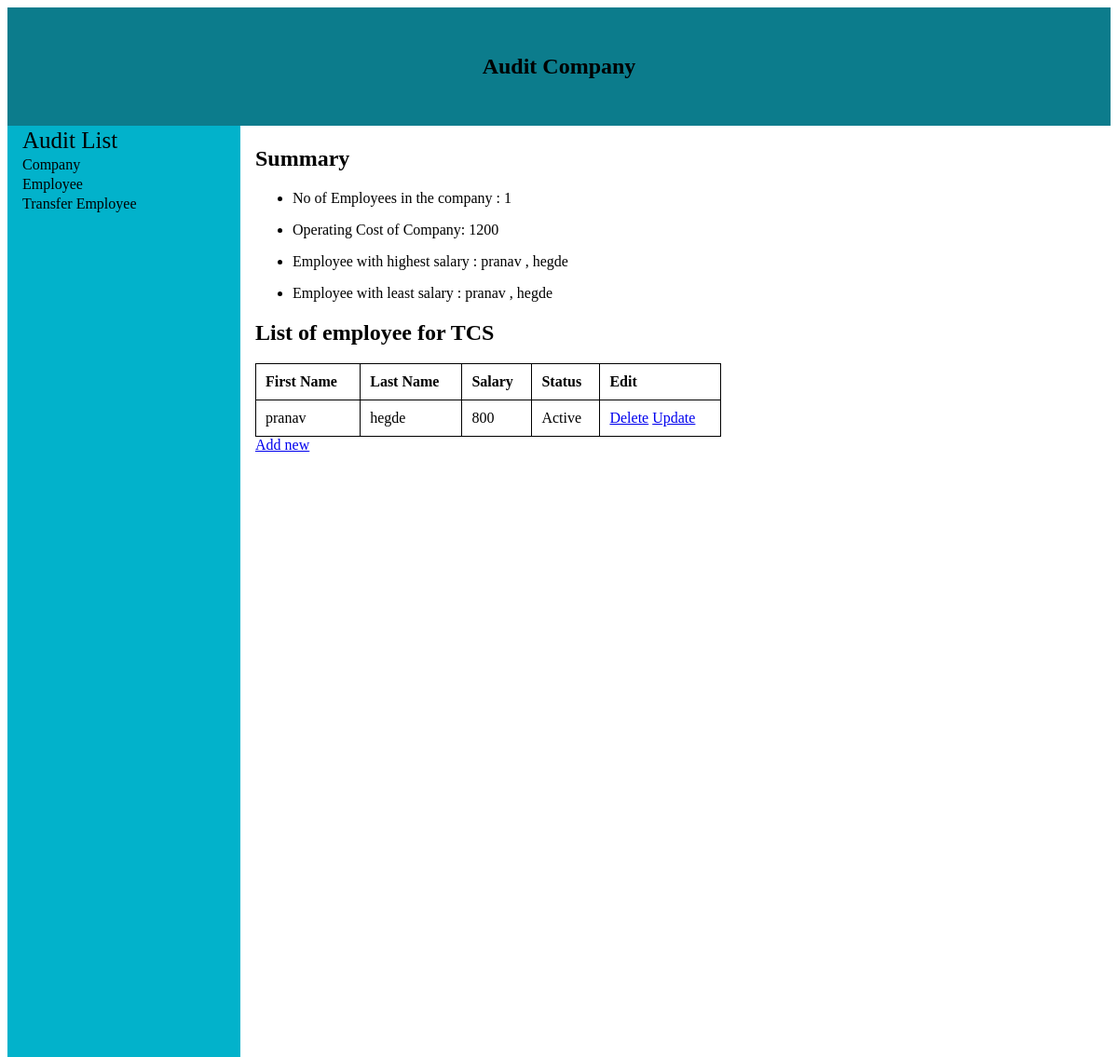
/cmpdetails/2/, run on the app's committed database.
### cmpdetails/models.py (models this page shows)
class Employee(models.Model):
    emp_id = models.AutoField(primary_key=True)
    comp_id = models.ForeignKey(Company, on_delete=models.CASCADE)
    first_name = models.CharField(max_length=25)
    last_name = models.CharField(max_length=25)
    salary = models.IntegerField(default=0)
    status = models.CharField(max_length=10)

class Company(models.Model):
    comp_id = models.AutoField(primary_key=True)
    comp_name = models.CharField(max_length=100)
    comp_budget = models.IntegerField(default=0)

### cmpdetails/views.py (the view)
# urls.py: path('<int:comp_id>/',views.emp_details, name='emp_details'),
def emp_details(request , comp_id):
    emp_details_list = Employee.objects.filter(comp_id=comp_id,status='Active')
    if emp_details_list.exists():
        comp = Company.objects.get(comp_id=comp_id)
        emp_details_list = emp_details_list.filter(status='Active')
        agg_sal=emp_details_list.aggregate(Max('salary'),Min('salary'),Sum('salary'))
        max_sal = emp_details_list.filter(salary=agg_sal['salary__max'])
        min_sal = emp_details_list.filter(salary=agg_sal['salary__min'])
        op_cost = comp.comp_budget-agg_sal['salary__sum']
        emp_count = emp_details_list.aggregate(Count('emp_id'))
        emp_count = emp_count['emp_id__count']
        context={ 'emp_details_list':emp_details_list,'company':comp,'max_sal':max_sal,'min_sal':min_sal,'opt_cost':op_cost,'emp_count':emp_count,}
        return render(request,'cmpdetails/emp_details.html',context)
    else:
        latest_company_list = Company.objects.order_by('-comp_id')
        context = {
            'latest_company_list': latest_company_list,
            'error_message': "Active employees for the selected company does not exist",
        }
    return render(request, 'cmpdetails/cmp_details.html', context)

### cmpdetails/templates/cmpdetails/emp_details.html (shortened to what this page needs)
<!DOCTYPE html>
<html lang="en">
<head>
</head>
<body>
<div class="head_block" >
    <h2> Audit Company</h2>
</div>
<div class="left_block">
<span> Audit List</span>
    <a href="/cmpdetails/cmp_details" class="left_nav"> Company</a>
    <a href="/cmpdetails/cmp_details" class="left_nav"> Employee</a>
    <a href="#" class="left_nav">Transfer Employee</a>
</div>
<div class="content">
    <h2>Summary</h2>
    <ul>
        <li> No of Employees in the company : {{emp_count}} </li>
        <li>Operating Cost of Company: {{opt_cost}}</li>
        <li>Employee with highest salary :{% for max_sal_emp in max_sal %} {{max_sal_emp.first_name}} , {{max_sal_emp.last_name}}  {% endfor %}</li>
        <li>Employee with least salary :{% for min_sal_emp in min_sal %} {{min_sal_emp.first_name}} , {{min_sal_emp.last_name}} {% endfor %} </li>
    </ul>
    <h2>List of employee for {{company.comp_name}} </h2>
{% if emp_details_list %}
    <table>
        <tr>
            <th>First Name</th>
            <th>Last Name</th>
            <th>Salary</th>
            <th>Status</th>
            <th>Edit</th>
        </tr>
    {% for emp in emp_details_list %}
        <tr>
            <td>{{emp.first_name}}</td>
            <td>{{emp.last_name}}</td>
            <td>{{emp.salary}}</td>
            <td>{{emp.status}}</td>
            <td>
                <a href="{% url 'cmpdetails:emp_delete' company.comp_id emp.emp_id %}" id="emp_delete" name="emp_delete">Delete</a>
                <a href="{% url 'cmpdetails:emp_update' company.comp_id emp.emp_id %}" id="emp_update" name="emp_update">Update</a>
            </td>
        </tr>
    {% endfor %}
    </table>
    <a href="{% url 'cmpdetails:add_new_emp_pg' company.comp_id %}" name="add_new" id="add_new">Add new</a>
{% else %}
    <p>No employees available</p>
{% endif %}
    <br>
</div>
</body>
</html>

### cmpdetails/templates/cmpdetails/emp_details.html (style rules this page uses)
* { box-sizing: border-box; }
div.head_block { background-color :#0C7C8C; text-align : center; color :Black; padding: 30px }
div.left_block { background-color :#02B2CB; text-align: left; float: left; height :1000px; width : 250px }
span { padding : 2px 1px 1px 16px; display : block; font-size: 25px; }
a.left_nav { font-side:20px; display: block; padding : 2px 1px 1px 16px; text-decoration:None; color: black; }
div.content { padding:2px 1px 1px 16px; float : left; }
table { border-collapse:collapse; width: 500px }
th , td { border: 1px solid Black; text-align:left; padding:10px; }

### data on the page
Employee: first_name "pranav", last_name "hegde", salary "800", status "Active"
Company: comp_name "TCS"

### other printed values
{{ emp_count }} "1"
{{ opt_cost }} "1200"
